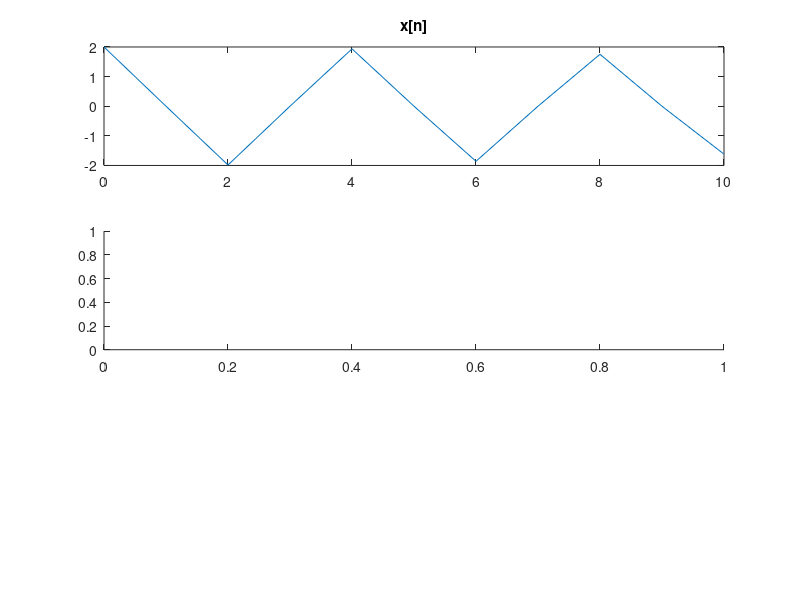

The MATLAB source for this figure: (Note: this script raises an error after producing the figure.)
clear all
n=0:10;
x=cos(0.48.*pi.*n)+cos(0.52.*pi.*n);
figure
subplot(3,1,1)
plot(n,x);
title('x[n]')
subplot(3,1,2)
plot(n,abs(DFT(x,11)));
title('DFT of x[n]')
subplot(3,1,3)
xn=DFT(x,11);
plot(n,real(IDFT(xn,11)));
title('IDFT of X[k]')


n=0:100;
x=[x zeros(1,90)];
figure
subplot(3,1,1)
plot(n,x);
title('x[n]')
subplot(3,1,2)
plot(n,abs(DFT(x,101)));
title('DFT of x[n]')
subplot(3,1,3)
xn=DFT(x,101);
plot(n,real(IDFT(xn,101)));
title('IDFT of X[k]')


